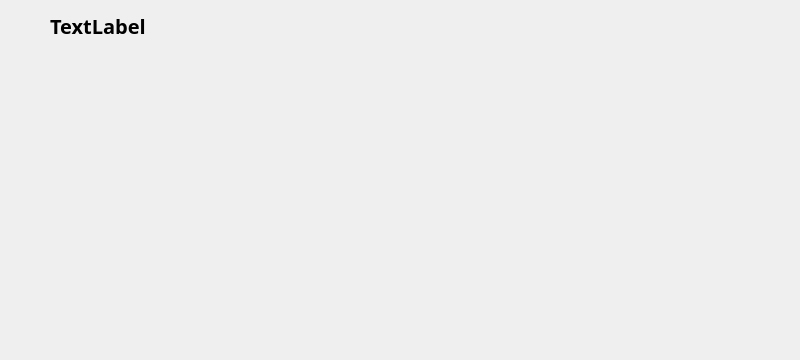
<?xml version="1.0" encoding="UTF-8"?>
<ui version="4.0">
 <class>SubMenuClass</class>
 <widget class="QWidget" name="SubMenuClass">
  <property name="geometry">
   <rect>
    <x>0</x>
    <y>0</y>
    <width>800</width>
    <height>360</height>
   </rect>
  </property>
  <property name="windowTitle">
   <string>Form</string>
  </property>
  <property name="styleSheet">
   <string notr="true">font-size:14;</string>
  </property>
  <widget class="QWidget" name="showArea" native="true">
   <property name="geometry">
    <rect>
     <x>0</x>
     <y>50</y>
     <width>800</width>
     <height>310</height>
    </rect>
   </property>
   <property name="sizePolicy">
    <sizepolicy hsizetype="Expanding" vsizetype="Expanding">
     <horstretch>0</horstretch>
     <verstretch>0</verstretch>
    </sizepolicy>
   </property>
  </widget>
  <widget class="QWidget" name="widget_title" native="true">
   <property name="geometry">
    <rect>
     <x>0</x>
     <y>0</y>
     <width>221</width>
     <height>50</height>
    </rect>
   </property>
   <property name="sizePolicy">
    <sizepolicy hsizetype="Minimum" vsizetype="Minimum">
     <horstretch>0</horstretch>
     <verstretch>0</verstretch>
    </sizepolicy>
   </property>
   <property name="minimumSize">
    <size>
     <width>200</width>
     <height>50</height>
    </size>
   </property>
   <property name="styleSheet">
    <string notr="true">#widget_title{image: url(:/images/title.png);}
</string>
   </property>
   <widget class="QLabel" name="label_icon">
    <property name="geometry">
     <rect>
      <x>0</x>
      <y>0</y>
      <width>50</width>
      <height>50</height>
     </rect>
    </property>
    <property name="text">
     <string/>
    </property>
    <property name="textFormat">
     <enum>Qt::AutoText</enum>
    </property>
    <property name="pixmap">
     <pixmap resource="InverterController.qrc">:/images/hostory.png</pixmap>
    </property>
    <property name="scaledContents">
     <bool>true</bool>
    </property>
   </widget>
   <widget class="QLabel" name="label_title">
    <property name="geometry">
     <rect>
      <x>50</x>
      <y>10</y>
      <width>161</width>
      <height>31</height>
     </rect>
    </property>
    <property name="font">
     <font>
      <family>AR PL UKai CN</family>
      <pointsize>15</pointsize>
      <weight>75</weight>
      <bold>true</bold>
     </font>
    </property>
    <property name="text">
     <string>TextLabel</string>
    </property>
   </widget>
  </widget>
 </widget>
 <resources>
  <include location="InverterController.qrc"/>
 </resources>
 <connections/>
</ui>
